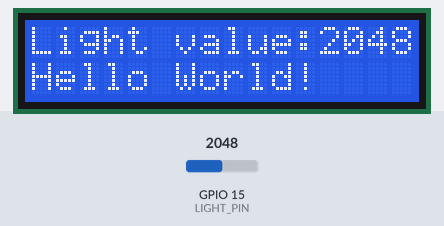
Bench run of a program on a simulated ESP32. On the bench: 16×2 character LCD. The inputs (shaded band) are chosen by the test bench; at power-on: GPIO 15 (LIGHT_PIN) = 2048.

Above: at 4.2 s.
4.3 s: GPIO 15 (LIGHT_PIN) set to 2866
At 5.5 s:
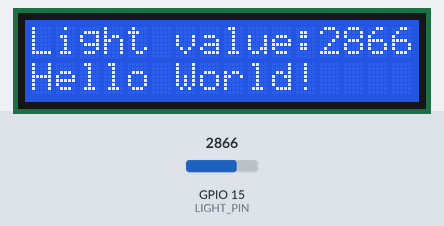
6.1 s: GPIO 15 (LIGHT_PIN) set to 3603
At 7.3 s:
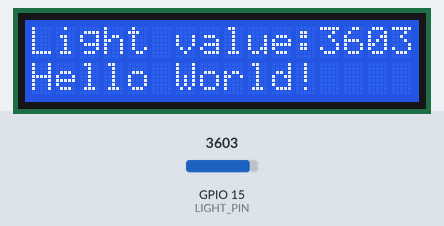
7.7 s: GPIO 15 (LIGHT_PIN) set to 4095
At 9.0 s:
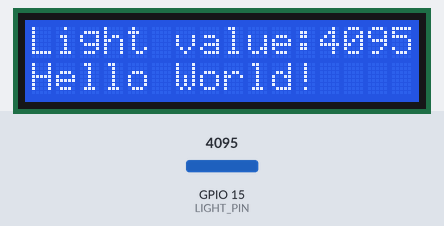
Timing chart, 0 to 10.7 s (numbered marks = the images above; inputs shaded):
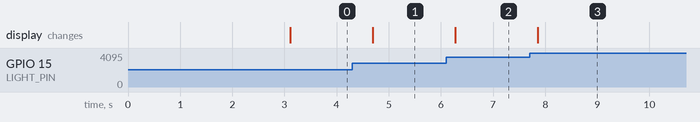

Measured:
- after the input at 4.3 s, the display: changes after 0.39 s (image 1)
- after the input at 6.1 s, the display: changes after 0.17 s (image 2)
- after the input at 7.7 s, the display: changes after 0.15 s (image 3)

The program:

main.cpp
```cpp
#include <LiquidCrystal_I2C.h>

// Set the number of columns and rows for the LCD
int lcdColumns = 16;
int lcdRows = 2;
const int LIGHT_PIN = 15;

// Create an LCD object with the I2C address, columns, and rows
LiquidCrystal_I2C lcd(0x27, lcdColumns, lcdRows);

void setup()
{
  lcd.init();
  lcd.backlight(); // Turn on the LCD backlight
  lcd.setCursor(0, 0);
  lcd.print("....CEO....");
  lcd.setCursor(0, 1);
  lcd.print("JAKARIA");
  delay(3000);
}

void loop()
{
  lcd.setCursor(0, 0); // Set the cursor to the first column, first row
  lcd.print("Light value:");
  lcd.print(analogRead(LIGHT_PIN));

  lcd.setCursor(0, 1); // Set the cursor to the first column, second row
  lcd.print("Hello World!");
  delay(500);
}
```
